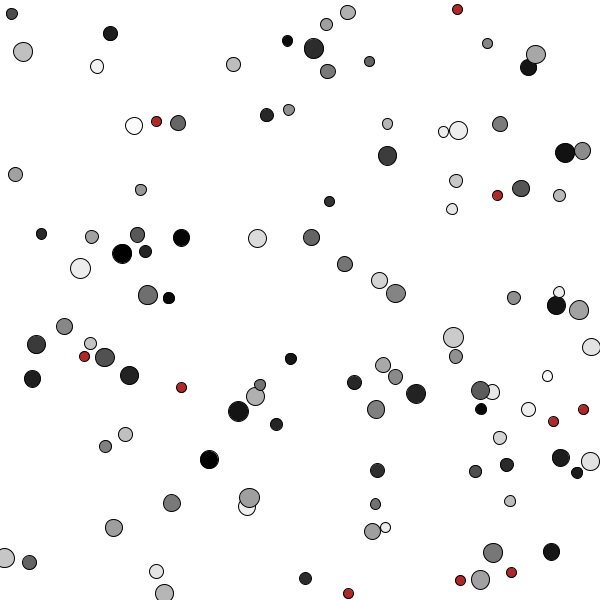
Frame 1 (no input)
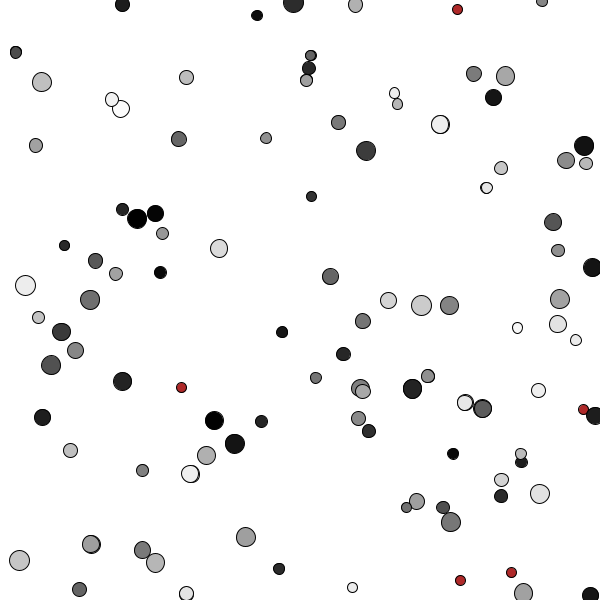
Frame 60 (the mouse pressed at the canvas centre just before this capture)
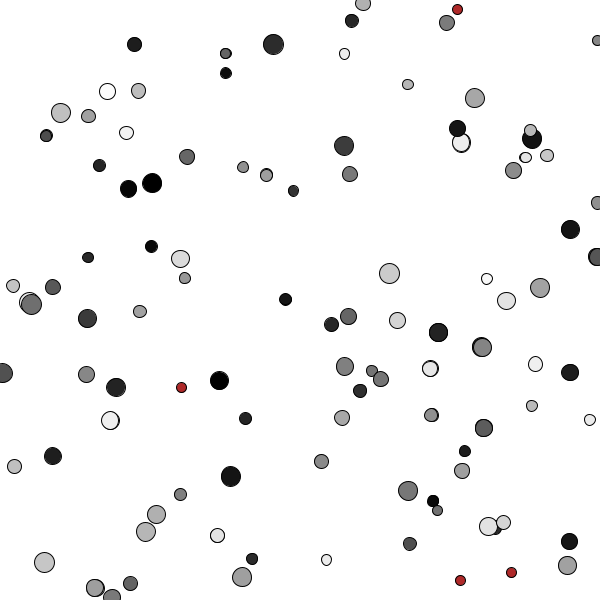
Frame 120 (the mouse held since frame 60 and released just before this capture)

The Processing sketch that drew these frames (run headless with seeded random() and noise(); from frame 60 on, the mouse is pressed at the canvas centre):

// Processing sketch: aula17_sala
// ── aula17_sala.pde
int numPop = 100;
int numComida = 10;
ArrayList<Organismo> populacao = new ArrayList<Organismo>();
ArrayList<PVector> comida = new ArrayList<PVector>();

void setup(){
  size(600, 600);
  
  for(int i = 0; i < numPop; i++){
    PVector p = new PVector(random(width), random(height));
    populacao.add(new Organismo(p));
  }
  
  criaComida();
}

void criaComida(){
  for(int i = 0; i < numComida; i++){
    PVector p = new PVector(random(width), random(height));
    comida.add(p);
  }
}

void draw(){
  background(255);
  
  for(int i = 0; i < comida.size(); i++){
    PVector p = comida.get(i);
    fill(#AF2929);
    circle(p.x, p.y, 10);
  }
  
  for (int i = populacao.size() - 1; i >= 0; i--) {
    Organismo o = populacao.get(i);
    o.atualiza();
    o.detectaComida();
    o.mostra();
    
    if(o.morreu()) populacao.remove(i);
    o.reproducao();
  }
  if(comida.size() == 0) criaComida();
}

// ── Organismo.pde
class Organismo{
  float[] dna;
  PVector pos;
  PVector vel;
  PVector velOrig;
  
  float percepcao;
  float velMax;
  float tam;
  
  
  float vida = 100;
  
  Organismo(float[] dna, PVector pos){
     this.dna = dna;
     this.pos = pos;
     
     this.vel = new PVector(random(-1,1), random(-1,1));
     velOrig = vel;
     
     percepcao = map(dna[0], 0, 1, 0, 50);
     velMax = map(dna[1], 0, 1, 1, 5);
     tam = map(dna[2], 0, 1, 10, 20);
  }
  
  Organismo(PVector pos){
    dna = new float[3];
    for(int k = 0; k < dna.length; k++) dna[k] = random(1);
      
    this.pos = pos;
       
    this.vel = new PVector(random(-1,1), random(-1,1));
    velOrig = vel;
    percepcao = map(dna[0], 0, 1, 0, 50);
    velMax = map(dna[1], 0, 1, 1, 5);
    tam = map(dna[2], 0, 1, 10, 20);
  }
  
  void atualiza(){
    pos.add(vel);
    if(pos.x > width){
      pos.x = width;
      vel.x = -vel.x;
    }
    if(pos.x < 0){
      pos.x = 0;
      vel.x = -vel.x;
    }
    if(pos.y > height){
      pos.y = height;
      vel.y = -vel.y;
    }
    if(pos.y < 0){
      pos.y = 0;
      vel.y = -vel.y;
    }
    vida -= 0.5;
  }
  void mostra(){
    fill(map(dna[1], 0, 1, 0, 255));
    circle(pos.x, pos.y, tam);
  }
  
  boolean morreu(){
    return vida < 0; 
  }
  
  void detectaComida(){
    PVector prox = null;
    float dist = 1000000;
    for(int i = 0; i < comida.size(); i++){
      PVector p = comida.get(i);
      float d = pos.dist(p);
      
      if(d <= percepcao && d < dist){
        prox = p;
        dist = d;
      }
    }
    
    if(prox != null){
      PVector dir = PVector.sub(prox, pos).setMag(velMax);
      vel = dir;
      
      if(dist < tam){
        vida += 50;
        comida.remove(prox);
        vel = velOrig;
      }
    }
  }
  
  void reproducao(){
    if(random(1) < 0.001 && vida > 50){
      float[] novoDna = new float[3];
      arrayCopy(dna, novoDna);
      
      for(int k = 0; k < novoDna.length; k++)
        if(random(1) < 0.5) 
          novoDna[k] = 
            constrain(novoDna[k] + random(-0.1,0.1), 0, 1);
      
      populacao.add(new Organismo(novoDna, pos));
    }
  }
  
  
}
